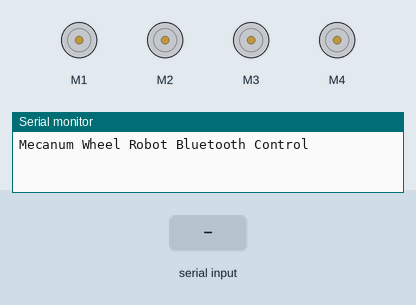
Bench run of a sketch on a simulated Arduino Uno, built with avr-gcc and run on an emulated ATmega328P. Parts: 4 × DC motor (green arrow = forward, orange = backward, longer = faster), the last lines printed to the serial monitor. The test bench sets the inputs (shaded band).

Above: at 1.2 s.
1.3 s: "F" received over the second serial link
At 2.1 s:
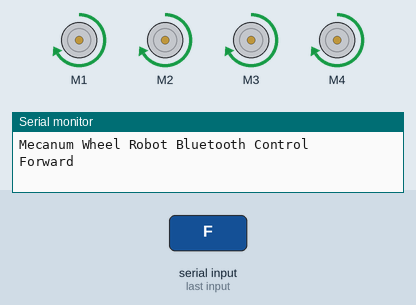
2.8 s: "B" received over the second serial link
At 3.3 s:
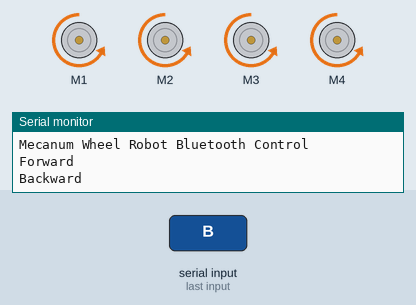
4.3 s: "L" received over the second serial link
At 5.5 s:
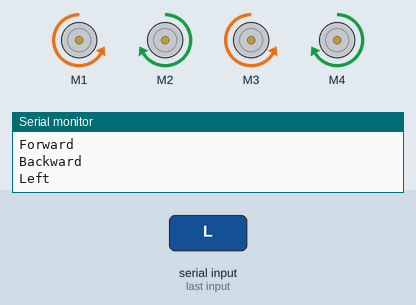
5.8 s: "R" received over the second serial link
At 6.8 s:
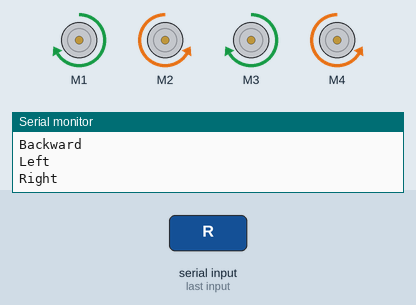
7.3 s: "G" received over the second serial link
At 7.9 s:
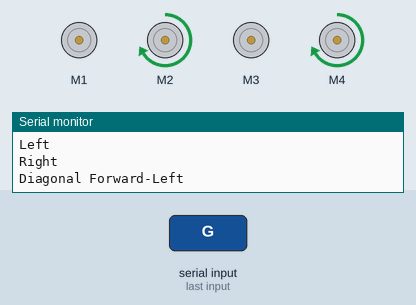
8.8 s: "I" received over the second serial link
At 10.2 s:
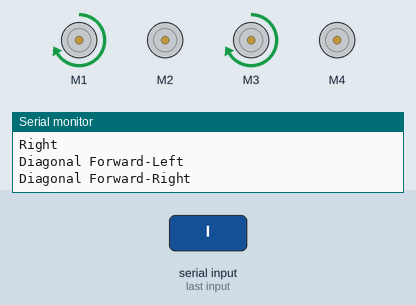
Timing chart, 0 to 11.3 s (numbered marks = the images above; inputs shaded):
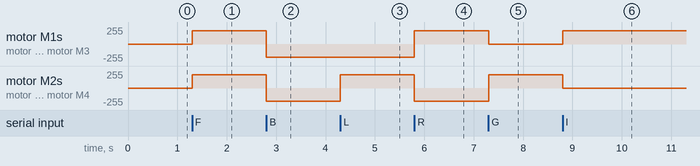

Measured:
- after the input at 1.3 s, motor M1–4: stopped → forward 200/255 at once
- after the input at 2.8 s, motor M1–4: forward 200/255 → backward 200/255 at once
- after the input at 4.3 s, motor M2, motor M4: backward 200/255 → forward 200/255 at once
- after the input at 5.8 s, motor M1, motor M3: backward 200/255 → forward 200/255 at once; motor M2, motor M4: forward 200/255 → backward 200/255 at once
- after the input at 7.3 s, motor M1, motor M3: forward 200/255 → stopped at once; motor M2, motor M4: backward 200/255 → forward 200/255 at once
- after the input at 8.8 s, motor M1, motor M3: stopped → forward 200/255 at once; motor M2, motor M4: forward 200/255 → stopped at once

The sketch:

ArduinoCode.ino
```cpp
#include <AFMotor.h>
#include <SoftwareSerial.h>

// Define motors connected to Adafruit Motor Shield
AF_DCMotor motor1(1); // Front-left motor
AF_DCMotor motor2(2); // Front-right motor
AF_DCMotor motor3(3); // Back-left motor
AF_DCMotor motor4(4); // Back-right motor

// Define SoftwareSerial pins for HC-06
SoftwareSerial Bluetooth(10, 9); // RX, TX (connect HC-06 TX to pin 10, RX to pin 9)

char command; // Variable to store received command

void setup() {
  // Set up motor speeds
  motor1.setSpeed(200); // Set speed between 0 to 255
  motor2.setSpeed(200);
  motor3.setSpeed(200);
  motor4.setSpeed(200);

  // Start serial communication
  Serial.begin(9600);
  Bluetooth.begin(9600); // Initialize HC-06 at 9600 baud rate
  Serial.println("Mecanum Wheel Robot Bluetooth Control");
}

void loop() {
  // Check if data is available from HC-06
  if (Bluetooth.available()) {
    command = Bluetooth.read(); // Read the command

    switch (command) {
      case 'F': // Forward
        Serial.println("Forward");
        moveForward();
        break;

      case 'B': // Backward
        Serial.println("Backward");
        moveBackward();
        break;

      case 'L': // Left
        Serial.println("Left");
        moveLeft();
        break;

      case 'R': // Right
        Serial.println("Right");
        moveRight();
        break;

      case 'G': // Diagonal Forward-Left
        Serial.println("Diagonal Forward-Left");
        moveDiagonalForwardLeft();
        break;

      case 'I': // Diagonal Forward-Right
        Serial.println("Diagonal Forward-Right");
        moveDiagonalForwardRight();
        break;

      case 'H': // Diagonal Backward-Left
        Serial.println("Diagonal Backward-Left");
        moveDiagonalBackwardLeft();
        break;

      case 'J': // Diagonal Backward-Right
        Serial.println("Diagonal Backward-Right");
        moveDiagonalBackwardRight();
        break;

      case 'T': // Rotate Clockwise
        Serial.println("Rotate Clockwise");
        rotateClockwise();
        break;

      case 'Y': // Rotate Counter-Clockwise
        Serial.println("Rotate Counter-Clockwise");
        rotateCounterClockwise();
        break;

      case 'S': // Stop
        Serial.println("Stop");
        stopMotors();
        break;

      default:
        Serial.println("Invalid Command");
        stopMotors();
        break;
    }
  }
}

// Function to move forward
void moveForward() {
  motor1.run(FORWARD);
  motor2.run(FORWARD);
  motor3.run(FORWARD);
  motor4.run(FORWARD);
}

// Function to move backward
void moveBackward() {
  motor1.run(BACKWARD);
  motor2.run(BACKWARD);
  motor3.run(BACKWARD);
  motor4.run(BACKWARD);
}

// Function to strafe left
void moveLeft() {
  motor1.run(BACKWARD);
  motor2.run(FORWARD);
  motor3.run(BACKWARD);
  motor4.run(FORWARD);
}

// Function to strafe right
void moveRight() {
  motor1.run(FORWARD);
  motor2.run(BACKWARD);
  motor3.run(FORWARD);
  motor4.run(BACKWARD);
}

// Function to move diagonally forward-left
void moveDiagonalForwardLeft() {
  motor1.run(RELEASE);
  motor2.run(FORWARD);
  motor3.run(RELEASE);
  motor4.run(FORWARD);
}

// Function to move diagonally forward-right
void moveDiagonalForwardRight() {
  motor1.run(FORWARD);
  motor2.run(RELEASE);
  motor3.run(FORWARD);
  motor4.run(RELEASE);
}

// Function to move diagonally backward-left
void moveDiagonalBackwardRight() {
  motor1.run(RELEASE);
  motor2.run(BACKWARD);
  motor3.run(RELEASE);
  motor4.run(BACKWARD);
}

// Function to move diagonally backward-right
void moveDiagonalBackwardLeft() {
  motor1.run(BACKWARD);
  motor2.run(RELEASE);
  motor3.run(BACKWARD);
  motor4.run(RELEASE);
}

// Function to rotate clockwise
void rotateClockwise() {
  motor1.run(FORWARD);
  motor2.run(BACKWARD);
  motor3.run(FORWARD);
  motor4.run(BACKWARD);
}

// Function to rotate counter-clockwise
void rotateCounterClockwise() {
  motor1.run(BACKWARD);
  motor2.run(FORWARD);
  motor3.run(BACKWARD);
  motor4.run(FORWARD);
}

// Function to stop all motors
void stopMotors() {
  motor1.run(RELEASE);
  motor2.run(RELEASE);
  motor3.run(RELEASE);
  motor4.run(RELEASE);
}
```
